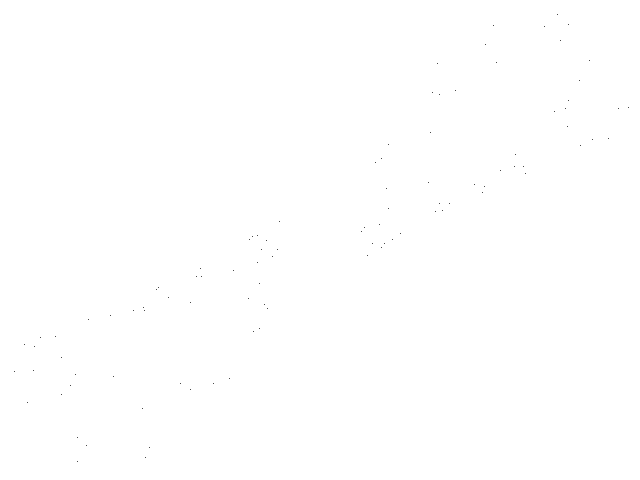
Frame 1 (no input)
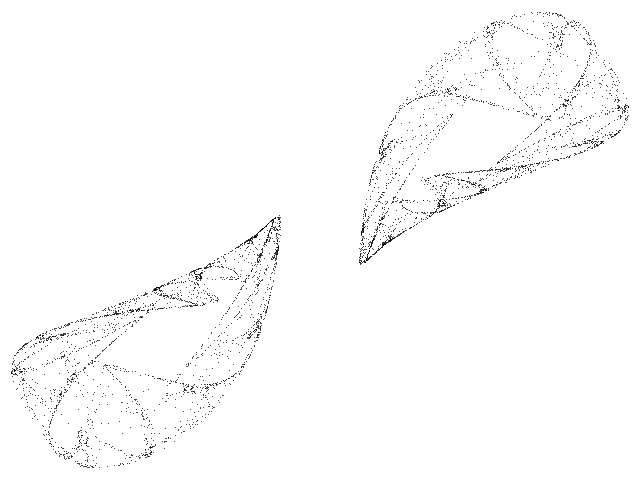
Frame 60 (the mouse pressed at the canvas centre just before this capture)
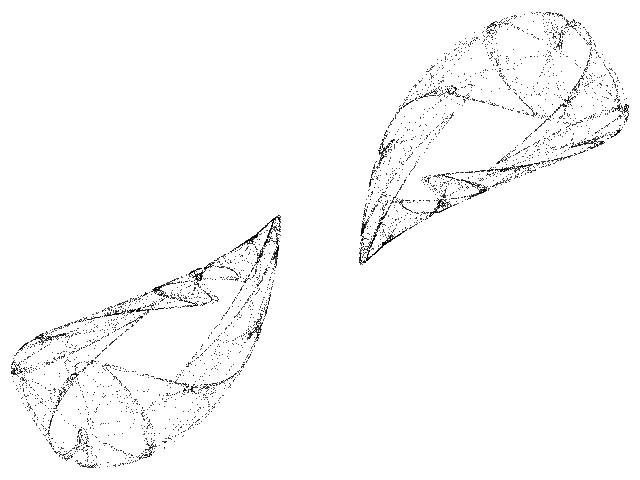
Frame 120 (the mouse held since frame 60 and released just before this capture)

The Processing sketch that drew these frames (run headless with seeded random() and noise(); from frame 60 on, the mouse is pressed at the canvas centre):

// Processing sketch: Sprott_Elhadj
// ── Sprott_Elhadj.pde
// Sprott-Elhadj chaotic map //

  float x = 0.5;
  float y = 0.5;
  float a = 2.9;
  float b = 0.8;

void setup() {
  
  size(640, 480);
  background(255);
  
}

void draw() {
  
  for (int i=0;i<100;i++) {
    
    float nx = x;
    float ny = y;
        
    x = (- a * nx) / (1 + pow(ny,2));
    y = nx + b * ny;
  
    point(320+(62*x), 240+(65*y));
        
  }

}
